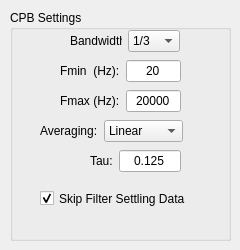
     <widget class="QWidget" name="page_CPBSettings">
      <widget class="QGroupBox" name="groupBox_CPBSettings_RandomNoiseTest">
       <property name="geometry">
        <rect>
         <x>10</x>
         <y>10</y>
         <width>221</width>
         <height>231</height>
        </rect>
       </property>
       <property name="title">
        <string>CPB Settings</string>
       </property>
       <widget class="QWidget" name="layoutWidget_5">
        <property name="geometry">
         <rect>
          <x>50</x>
          <y>80</y>
          <width>121</width>
          <height>22</height>
         </rect>
        </property>
        <layout class="QHBoxLayout" name="horizontalLayout_18">
         <item>
          <widget class="QLabel" name="label_Fmax_CPB_RandomNoiseTest">
           <property name="text">
            <string>Fmax (Hz):</string>
           </property>
          </widget>
         </item>
         <item>
          <widget class="QLineEdit" name="lineEdit_Fmax_CPB_RandomNoiseTest">
           <property name="text">
            <string>20000</string>
           </property>
           <property name="alignment">
            <set>Qt::AlignCenter</set>
           </property>
          </widget>
         </item>
        </layout>
       </widget>
       <widget class="QCheckBox" name="checkBox_SkipFilter_RandomNoiseTest">
        <property name="geometry">
         <rect>
          <x>30</x>
          <y>180</y>
          <width>151</width>
          <height>17</height>
         </rect>
        </property>
        <property name="text">
         <string>Skip Filter Settling Data</string>
        </property>
        <property name="checked">
         <bool>true</bool>
        </property>
       </widget>
       <widget class="QWidget" name="layoutWidget">
        <property name="geometry">
         <rect>
          <x>60</x>
          <y>20</y>
          <width>110</width>
          <height>22</height>
         </rect>
        </property>
        <layout class="QHBoxLayout" name="horizontalLayout_16">
         <item>
          <widget class="QLabel" name="label_Bandwidth_RandomNoiseTest">
           <property name="text">
            <string>Bandwidth:</string>
           </property>
          </widget>
         </item>
         <item>
          <widget class="QComboBox" name="comboBox_Bandwidth_RandomNoiseTest">
           <property name="currentIndex">
            <number>1</number>
           </property>
           <item>
            <property name="text">
             <string>1/1</string>
            </property>
           </item>
           <item>
            <property name="text">
             <string>1/3</string>
            </property>
           </item>
           <item>
            <property name="text">
             <string>1/6</string>
            </property>
           </item>
           <item>
            <property name="text">
             <string>1/12</string>
            </property>
           </item>
          </widget>
         </item>
        </layout>
       </widget>
       <widget class="QWidget" name="layoutWidget">
        <property name="geometry">
         <rect>
          <x>50</x>
          <y>50</y>
          <width>121</width>
          <height>22</height>
         </rect>
        </property>
        <layout class="QHBoxLayout" name="horizontalLayout_17">
         <item>
          <widget class="QLabel" name="label_Fmin_CPB_RandomNoiseTest">
           <property name="text">
            <string>Fmin  (Hz):</string>
           </property>
          </widget>
         </item>
         <item>
          <widget class="QLineEdit" name="lineEdit_Fmin_CPB_RandomNoiseTest">
           <property name="text">
            <string>20</string>
           </property>
           <property name="alignment">
            <set>Qt::AlignCenter</set>
           </property>
          </widget>
         </item>
        </layout>
       </widget>
       <widget class="QWidget" name="layoutWidget">
        <property name="geometry">
         <rect>
          <x>30</x>
          <y>110</y>
          <width>143</width>
          <height>22</height>
         </rect>
        </property>
        <layout class="QHBoxLayout" name="horizontalLayout_19">
         <item>
          <widget class="QLabel" name="label_AveragingCPB_RandomNoiseTest">
           <property name="text">
            <string>Averaging:</string>
           </property>
          </widget>
         </item>
         <item>
          <widget class="QComboBox" name="comboBox_AveragingCPB_RandomNoiseTest">
           <item>
            <property name="text">
             <string>Linear</string>
            </property>
           </item>
           <item>
            <property name="text">
             <string>Exponential</string>
            </property>
           </item>
          </widget>
         </item>
        </layout>
       </widget>
       <widget class="QWidget" name="layoutWidget">
        <property name="geometry">
         <rect>
          <x>80</x>
          <y>140</y>
          <width>91</width>
          <height>22</height>
         </rect>
        </property>
        <layout class="QHBoxLayout" name="horizontalLayout_15">
         <item>
          <widget class="QLabel" name="label_Tau_RandomNoiseTest">
           <property name="text">
            <string>Tau:</string>
           </property>
          </widget>
         </item>
         <item>
          <widget class="QLineEdit" name="lineEdit_Tau_RandomNoiseTest">
           <property name="text">
            <string>0.125</string>
           </property>
           <property name="alignment">
            <set>Qt::AlignCenter</set>
           </property>
          </widget>
         </item>
        </layout>
       </widget>
      </widget>
     </widget>
